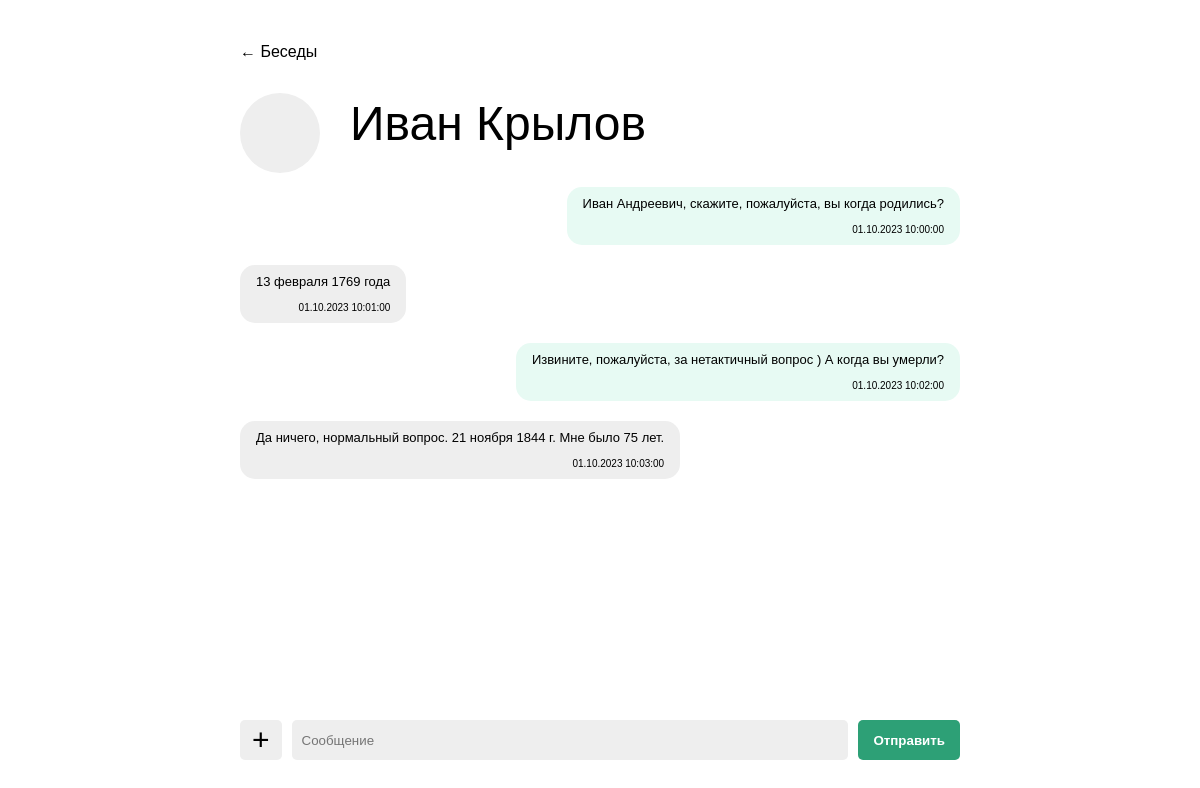
The app's page /?respondent=1 with its own data.
### tables this page shows
CREATE TABLE `users` (
  `id` int NOT NULL,
  `name` varchar(50) NOT NULL
);

CREATE TABLE `messages` (
  `id` int NOT NULL,
  `from_user_id` int NOT NULL,
  `to_user_id` int NOT NULL,
  `text` text NOT NULL,
  `datetime` datetime NOT NULL
);

### index.php (called while the page is built, shortened)
<?
require_once 'Viewer.php';
require_once 'Presenter.php';
require_once 'Model.php';
$viewer = new Viewer();
$model = new Model();
$presenter = new Presenter($model);
$presenter->attachView($viewer);
$accountOwner = new AccountOwner(4, 'Максим Бобков');
$presenter->run($accountOwner);
?>

### Model.php (called while the page is built, shortened)
<?
class Model {
    public $dbHandler;
    function __construct() {
        $this->dbHandler = $this->connectToDb();
    }
    public function connectToDb() {
        $mysqli = new mysqli('localhost', 'root', 'qwerty', 'messenger');
        mysqli_set_charset($mysqli, 'utf8mb4');
        mysqli_query($mysqli, 'SET SQL_BIG_SELECTS=1');
        return $mysqli;
    }
    public function loadChat(int $accountOwner_id, int $respondent_id): array {
        $q = $this->dbHandler->query('
        SELECT
            `text`,
            `datetime`,
            IF(`from_user_id` = '.$accountOwner_id.', "outgoing", "incoming") `direction`
        FROM `messages`
        WHERE
            (`from_user_id` = '.$accountOwner_id.' AND `to_user_id`   = '.$respondent_id.') OR
            (`to_user_id`   = '.$accountOwner_id.' AND `from_user_id` = '.$respondent_id.')
        ORDER BY `datetime`');
        for ($messages = []; $row = $q->fetch_assoc(); $messages[] = $row);
        return $messages;
    }
    public function getUserName(int $user_id): string {
        $q = $this->dbHandler->query('
        SELECT `name`
        FROM `users`
        WHERE `id` = '.$user_id);
        return $q->fetch_assoc()['name'];
    }
}
?>

### Viewer.php (the view, shortened to what this page needs)
<?
class Viewer implements ViewerInterface {
        $this->pageHeader('Мессенджер / Все беседы'); ?>
        </div><?
    public function chatPage(string $respondent_name, array $messages): void {
        $this->pageHeader('Мессенджер / Беседа с '.$respondent_name); ?>
        <div class="chat-wrapper">
            <div>
                <div class="back">
                    <a href="/messenger/">← Беседы</a>
                </div>
                <h1>
                    <div class="avatar"></div>
                    <?= $respondent_name ?>
                </h1>
                <div class="chat"><?
                foreach ($messages as $message) { ?>
                    <div class="<?= $message['direction'] ?>">
                        <div>
                            <div><?= $message['text'] ?></div>
                            <div class="date"><?= date('d.m.Y H:i:s', strtotime($message['datetime'])) ?></div>
                        </div>
                    </div><?
                } ?>
                </div>
            </div>
            <div class="new-message">
                <div>+</div>
                <input placeholder="Сообщение" type="text" />
                <button type="button">Отправить</button>
            </div>
        </div><?
        $this->pageFooter();
    }
    public function pageHeader(string $title): void { ?>
        <!DOCTYPE html>
        <html>
        <head>
        </head>
        <body>
            <div class="page-wrapper"><?
    }
    public function pageFooter(): void { ?>
            </div>
        </body>
        </html><?
    }
}
?>

### Presenter.php (shortened to what this page needs)
<?
class Presenter {
    private ViewerInterface $viewer;
    private Model $model;
    public AccountOwner $accountOwner;
    function __construct(Model $model) {
        $this->model = $model;
    }
    public function run(AccountOwner $accountOwner): void {
        $this->accountOwner = $accountOwner;
        if (isset($_GET['respondent']))
            $this->loadAndShowChat($_GET['respondent']);
        else
            $this->loadAndShowAllChats();
    }
    public function attachView(ViewerInterface $viewer): void {
        $this->viewer = $viewer;
    }
    public function loadAndShowChat($respondent_id): void {
        $messages = $this->model->loadChat($this->accountOwner->getUserID(), $respondent_id);
        $respondent_name = $this->model->getUserName($respondent_id);
        $this->viewer->chatPage($respondent_name, $messages);
    }
}
?>

### Viewer.php (style rules this page uses)
html, body { font: 16px/23px Tahoma, sans-serif; margin: 0; padding: 0 }
.page-wrapper { width: 800px; margin: 0 auto; padding: 40px; box-sizing: border-box }
.avatar { float: left; width: 60px; height: 60px; background: #EEE; border-radius: 30px; margin-right: 20px }
h1 { font-size: 48px; line-height: 62px; font-weight: normal; margin-top: 0 }
h1 .avatar { width: 80px; height: 80px; border-radius: 40px; margin-right: 30px }
.back { margin-bottom: 30px }
.back a { color: #000; text-decoration: none }
.chat-wrapper { display: flex; flex-direction: column; justify-content: space-between; height: calc(100vh - 80px) }
.chat > div { margin-bottom: 20px }
.chat > div > div { display: inline-block; background: #EEE; padding: 8px 16px; border-radius: 15px; max-width: 500px; font-size: 13px; line-height: 18px }
.chat .outgoing { text-align: right }
.chat .outgoing > div { background: #E7FAF3 }
.chat .date { margin-top: 10px; float: right; font-size: 10px; line-height: 140% }
.new-message { display: flex }
.new-message div { background: #EEE; border-radius: 5px; padding: 5px 12px; margin-right: 10px; cursor: pointer; font-size: 30px; line-height: 30px }
.new-message input { background: #EEE; border-radius: 5px; border: 0; width: 100%; flex-grow: 1; margin-right: 10px; padding: 5px 10px }
.new-message button { background: #2DA076; border-radius: 5px; color: #FFF; border: 0; padding: 5px 15px; font-weight: bold; cursor: pointer }

### records on screen
users: name "Иван Крылов"
messages: text "Иван Андреевич, скажите, пожалуйста, вы когда родились?", datetime "01.10.2023 10:00:00"
messages: text "13 февраля 1769 года", datetime "01.10.2023 10:01:00"
messages: text "Извините, пожалуйста, за нетактичный вопрос ) А когда вы умерли?", datetime "01.10.2023 10:02:00"
messages: text "Да ничего, нормальный вопрос. 21 ноября 1844 г. Мне было 75 лет.", datetime "01.10.2023 10:03:00"
